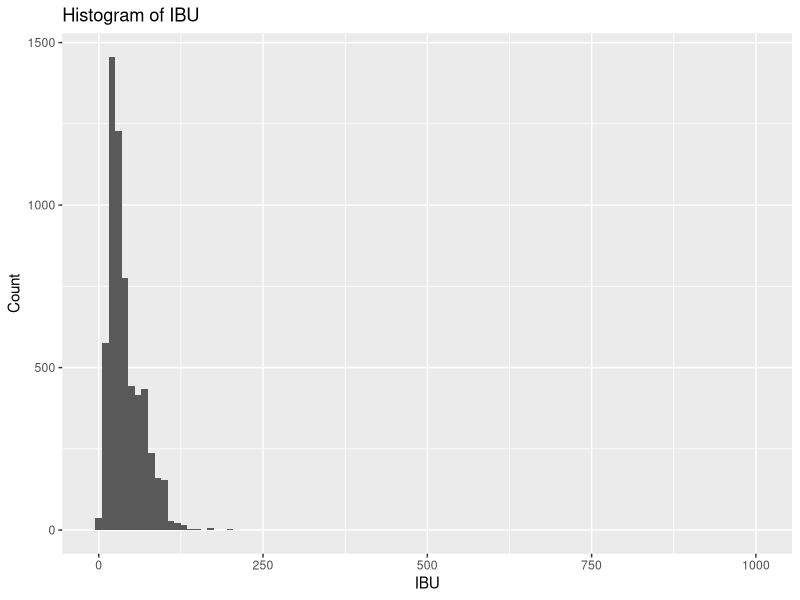
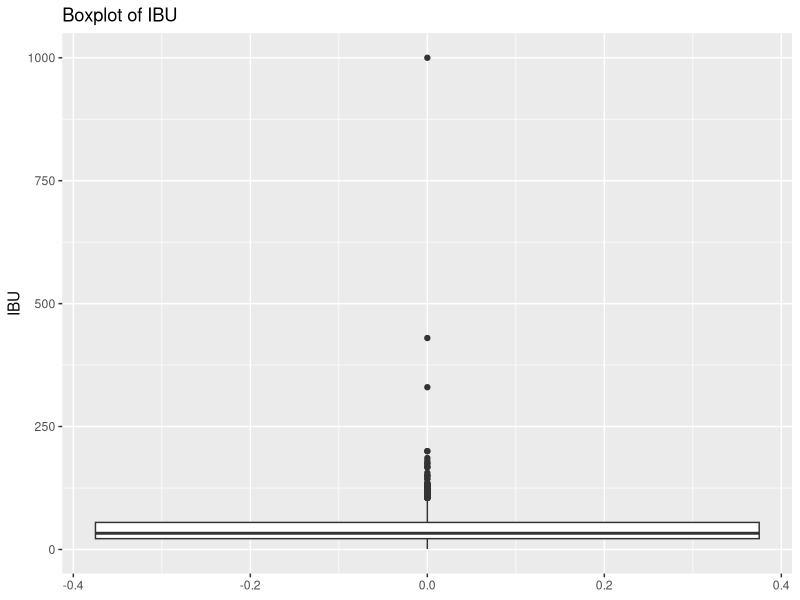
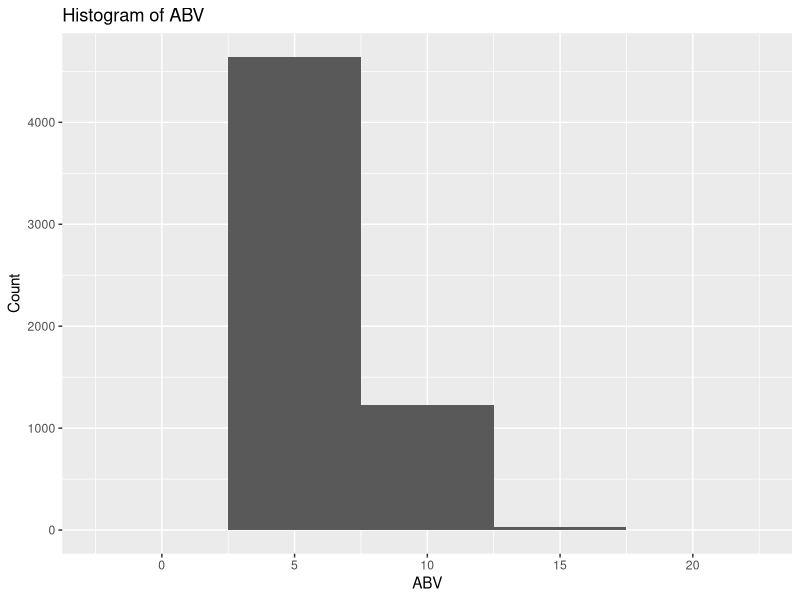
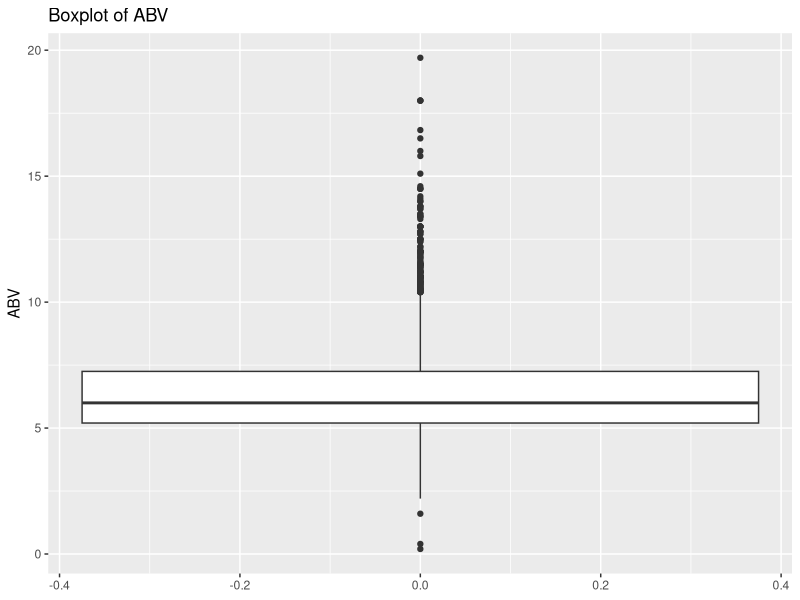
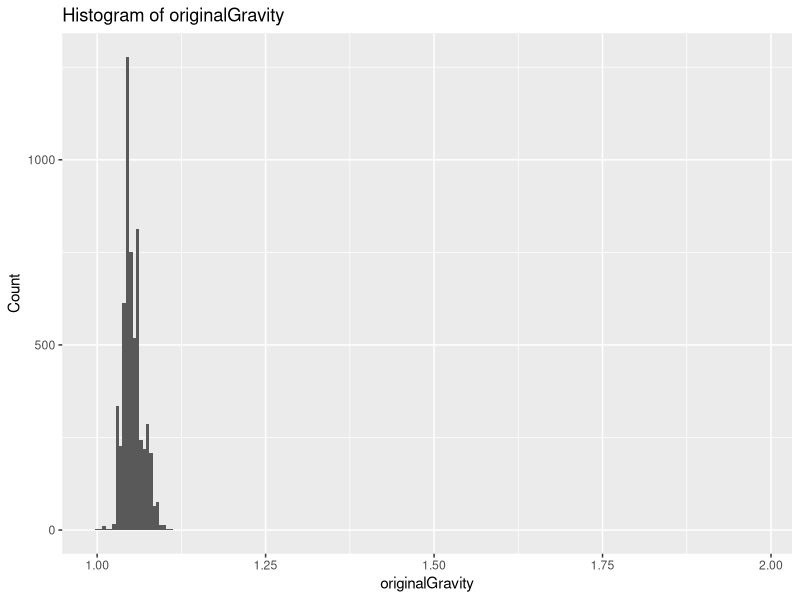
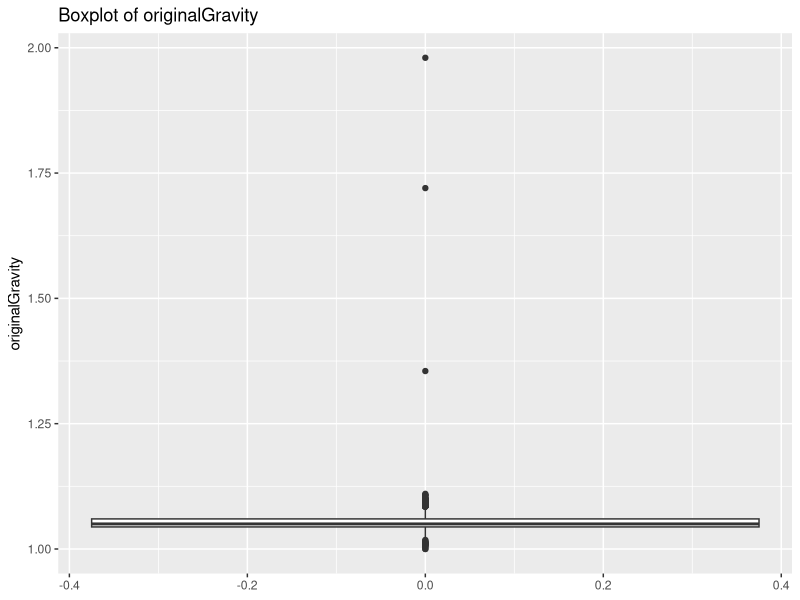
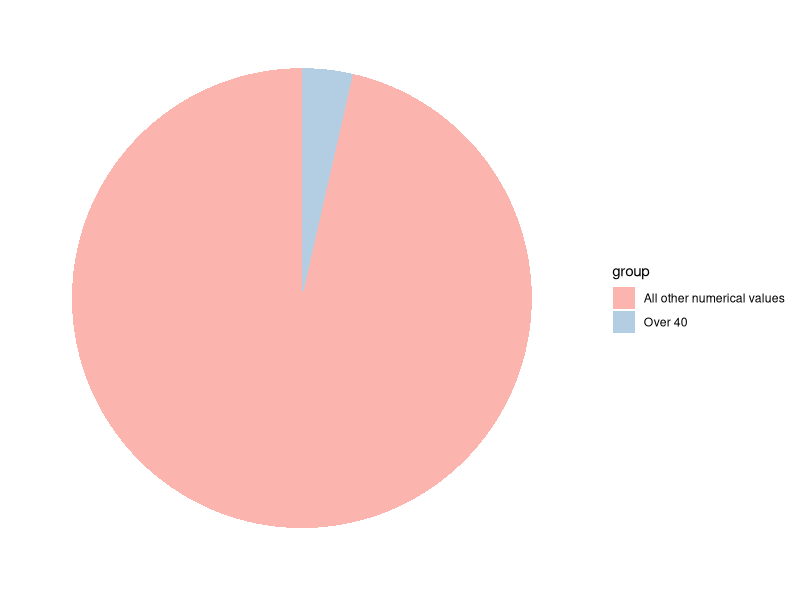
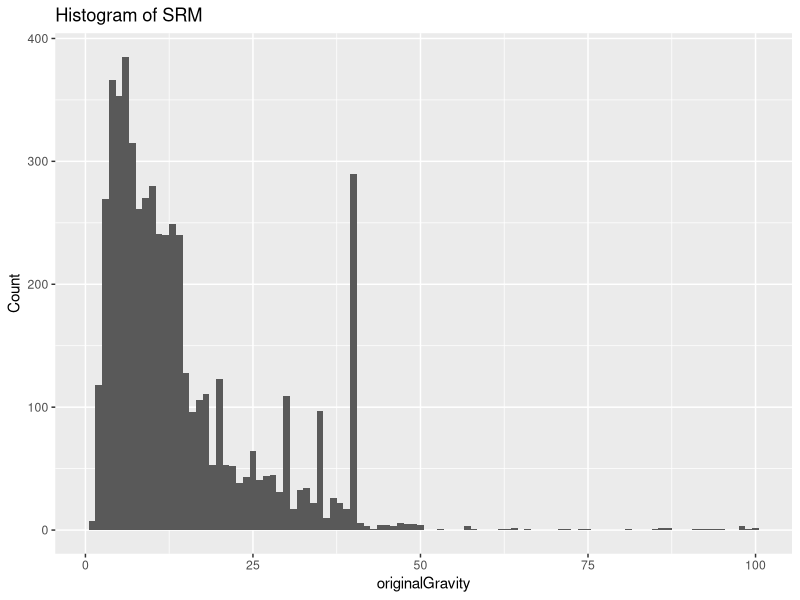

Source code (R) for these figures, in order:
## ---- chunk 1
library(tidyverse)
library(ggplot2)
library(RColorBrewer)
library(gridExtra)
library(GGally)
## ---- chunk 2
blank_theme <- theme_minimal()+
  theme(
  axis.title.x = element_blank(),
  axis.title.y = element_blank(),
  panel.border = element_blank(),
  panel.grid=element_blank(),
  axis.ticks = element_blank(),
  plot.title=element_text(size=14, face="bold")
  )
## ---- chunk 3
beerdf = read.csv("beer_train.csv")
#head(beerdf)
View(beerdf)
dim(beerdf)
colnames(beerdf)
## ---- chunk 4
#table(beerdf$isOrganic)
beerdf$isOrganic[which(beerdf$isOrganic=="Y")] <- 1

beerdf$isOrganic[which(beerdf$isOrganic=="N")] <- 0

beerdf$isOrganic <- as.numeric(beerdf$isOrganic)

View(beerdf)
#table(beerdf$isOrganic)
## ---- chunk 5
# Number of missing data values in glass 
sum(beerdf$glass == "")
## ---- chunk 6
beerdf_new <- subset(beerdf, select = -c(available, description, glass, name, id))

View(beerdf_new)
dim(beerdf_new)
colnames(beerdf_new)
## ---- chunk 7
summary(beerdf_new)
typeof(beerdf_new)
## ---- chunk 8
# IBU Histogram
ggplot(data = beerdf_new, aes(x = ibu)) +
  geom_histogram(binwidth = 10) +
  labs(title = "Histogram of IBU", x = "IBU", y = "Count") + 
  scale_color_brewer(palette = "Pastel1")
## ---- chunk 9
# Observing Outliers visullay for IBU using Bolxplot
ggplot(data = beerdf_new, aes(y = ibu)) +
  geom_boxplot() +
  labs(title = "Boxplot of IBU", y = "IBU") + 
  scale_color_brewer(palette = "Pastel1")
## ---- chunk 10
# Constructing our upper and lowerbounds
Q1 <- quantile(beerdf_new$ibu, 0.25)
Q3 <- quantile(beerdf_new$ibu, 0.75)
IQR <- Q3 - Q1

lower_bound <- Q1 - 1.5 * IQR
upper_bound <- Q3 + 1.5 * IQR

# Identifying our outliers
outliers <- beerdf_new$ibu[beerdf_new$ibu < lower_bound | beerdf_new$ibu > upper_bound]
print(outliers)
length(outliers)
## ---- chunk 11
beerdf_new <- beerdf_new[beerdf_new$ibu >= lower_bound & beerdf_new$ibu <= upper_bound, ]
dim(beerdf_new)
## ---- chunk 12
# ABV Histogram
ggplot(data = beerdf_new, aes(x = abv)) +
  geom_histogram(binwidth = 5) +
  labs(title = "Histogram of ABV", x = "ABV", y = "Count") + 
  scale_color_brewer(palette = "Pastel1")
## ---- chunk 13
# Observing Outliers visullay for ABV using Bolxplot
ggplot(data = beerdf_new, aes(y = abv)) +
  geom_boxplot() +
  labs(title = "Boxplot of ABV", y = "ABV") + 
  scale_color_brewer(palette = "Pastel1")
## ---- chunk 14
# ABV
# Constructing our upper and lowerbounds
abv_Q1 <- quantile(beerdf_new$abv, 0.25)
abv_Q3 <- quantile(beerdf_new$abv, 0.75)
abv_IQR <- abv_Q3 - abv_Q1

abv_lower_bound <- abv_Q1 - 1.5 * abv_IQR
abv_upper_bound <- abv_Q3 + 1.5 * abv_IQR

# Identifying our outliers
abv_outliers <- beerdf_new$abv[beerdf_new$abv < abv_lower_bound | beerdf_new$abv > abv_upper_bound]
print(abv_outliers)
length(abv_outliers) 
## ---- chunk 15
# Creating a new data set that has no outliers
cleaned_data <- beerdf_new[beerdf_new$abv >= abv_lower_bound & beerdf_new$abv <= abv_upper_bound, ]
dim(cleaned_data)
## ---- chunk 16
# OiginalGravity Histogram
ggplot(data = cleaned_data, aes(x = originalGravity)) +
  geom_histogram(binwidth = .005) +
  labs(title = "Histogram of originalGravity", x = "originalGravity", y = "Count") + 
  scale_color_brewer(palette = "Pastel1")

# Observing Outliers visullay for originalGravity using Bolxplot
ggplot(data = cleaned_data, aes(y = originalGravity)) +
  geom_boxplot() +
  labs(title = "Boxplot of originalGravity", y = "originalGravity") + 
  scale_color_brewer(palette = "Pastel1")
## ---- chunk 17
# Original Gravity
# Constructing our upper and lowerbounds
og_Q1 <- quantile(cleaned_data$originalGravity, 0.25)
og_Q3 <- quantile(cleaned_data$originalGravity, 0.75)
og_IQR <- og_Q3 - og_Q1

og_lower_bound <- og_Q1 - 1.5 * og_IQR
og_upper_bound <- og_Q3 + 1.5 * og_IQR

# Identifying our outliers
og_outliers <- cleaned_data$originalGravity[cleaned_data$originalGravity < og_lower_bound | cleaned_data$originalGravity > og_upper_bound]
print(og_outliers)
length(og_outliers) 

# Further cleaning our data set to remove original Gravity outliers
cleaned_data <- cleaned_data[cleaned_data$originalGravity >= og_lower_bound & cleaned_data$originalGravity <= og_upper_bound, ]
dim(cleaned_data)
## ---- chunk 18
srmover40 <- sum(beerdf_new$srm == "Over 40")
srmothernums <- sum(beerdf_new$srm != "Over 40")

srmcategcounts <- data.frame(
  group = c("Over 40", "All other numerical values"),
  value = c(srmover40, srmothernums)
  )

ggplot(srmcategcounts, aes(x="", y=value, fill=group)) +
  geom_bar(width = 1, stat = "identity") + coord_polar("y") +
  scale_fill_brewer(palette = "Pastel1") + blank_theme + theme(axis.text.x=element_blank())
## ---- chunk 19
# Removing values 'Over 40'
data_clean <- cleaned_data %>%
  filter(!grepl("Over 40", srm))
dim(data_clean)
## ---- chunk 20
# Converting Character values to Numerics
str(data_clean$srm)

data_clean$srm <- unlist(data_clean$srm)
data_clean$srm <- as.numeric(as.character(data_clean$srm))

str(data_clean$srm)
## ---- chunk 21
# SRM Histogram
ggplot(data = data_clean, aes(x = srm)) +
  geom_histogram(binwidth = 1) +
  labs(title = "Histogram of SRM", x = "originalGravity", y = "Count") +
  scale_color_brewer(palette = "Pastel1")

# Observing Outliers visullay for SRM using Bolxplot
ggplot(data = data_clean, aes(y = srm)) +
  geom_boxplot() +
  labs(title = "Boxplot of SRM", y = "SRM") +
  scale_color_brewer(palette = "Pastel1")
## ---- chunk 22
# SRM
# Constructing our upper and lowerbounds
srm_Q1 <- quantile(data_clean$srm, 0.25)
srm_Q3 <- quantile(data_clean$srm, 0.75)
srm_IQR <- srm_Q3 - srm_Q1

srm_lower_bound <- srm_Q1 - 1.5 * srm_IQR
srm_upper_bound <- srm_Q3 + 1.5 * srm_IQR

# Identifying our outliers
srm_outliers <- data_clean$srm[data_clean$srm < srm_lower_bound | data_clean$srm > srm_upper_bound]
print(srm_outliers)
length(srm_outliers) 

# Further cleaning our data set to remove SRM outliers
data_clean <- data_clean[data_clean$srm >= srm_lower_bound & data_clean$srm <= srm_upper_bound, ]
dim(data_clean)
## ---- chunk 23
sp1_new <- ggplot(beerdf_new, aes(x = abv, y = ibu, color = factor(isOrganic))) +
  geom_point(size = 1) +
  labs(title = "IBU vs ABV (beerdf_new)", x = "Alcohol by Volume (ABV)", y = "Bitterness (IBU)", color = "Is Organic") + 
  scale_color_brewer(palette = "Pastel1")
sp2_new <- ggplot(beerdf_new, aes(x = originalGravity, y = ibu, color = factor(isOrganic))) +
  geom_point(size = 1) +
  labs(title = "IBU vs Original Gravity (beerdf_new)", x = "Original Gravity", y = "Bitterness (IBU)", color = "Is Organic") + 
  scale_color_brewer(palette = "Pastel1")
sp3_new <- ggplot(beerdf_new, aes(x = srm, y = ibu, color = factor(isOrganic))) +
  geom_point(size = 1) +
  labs(title = "IBU vs SRM (beerdf_new)", x = "SRM (Beer Color)", y = "Bitterness (IBU)", color = "Is Organic") + 
  scale_color_brewer(palette = "Pastel1")
sp4_new <- ggplot(beerdf_new, aes(x = abv, y = srm, color = factor(isOrganic))) +
  geom_point(size = 1) +
  labs(title = "SRM vs ABV (beerdf_new)", x = "Alcohol by Volume (ABV)", y = "SRM (Beer Color)", color = "Is Organic") + 
  scale_color_brewer(palette = "Pastel1")
sp5_new <- ggplot(beerdf_new, aes(x = ibu, y = srm, color = factor(isOrganic))) +
  geom_point(size = 1) +
  labs(title = "SRM vs IBU (beerdf_new)", x = "Bitterness (IBU)", y = "SRM (Beer Color)", color = "Is Organic") + 
  scale_color_brewer(palette = "Pastel1")

# Display the plots for beerdf_new
grid.arrange(sp1_new, sp2_new, sp3_new, sp4_new, sp5_new, ncol = 2)

# Visualizations for data_clean
sp1_clean <- ggplot(data_clean, aes(x = abv, y = ibu, color = factor(isOrganic))) +
  geom_point(size = 1) +
  labs(title = "IBU vs ABV (data_clean)", x = "Alcohol by Volume (ABV)", y = "Bitterness (IBU)", color = "Is Organic") + 
  scale_color_brewer(palette = "Pastel1")
sp2_clean <- ggplot(data_clean, aes(x = originalGravity, y = ibu, color = factor(isOrganic))) +
  geom_point(size = 1) +
  labs(title = "IBU vs Original Gravity (data_clean)", x = "Original Gravity", y = "Bitterness (IBU)", color = "Is Organic") + 
  scale_color_brewer(palette = "Pastel1")
sp3_clean <- ggplot(data_clean, aes(x = srm, y = ibu, color = factor(isOrganic))) +
  geom_point(size = 1) +
  labs(title = "IBU vs SRM (data_clean)", x = "SRM (Beer Color)", y = "Bitterness (IBU)", color = "Is Organic") + 
  scale_color_brewer(palette = "Pastel1")
sp4_clean <- ggplot(data_clean, aes(x = abv, y = srm, color = factor(isOrganic))) +
  geom_point(size = 1) +
  labs(title = "SRM vs ABV (data_clean)", x = "Alcohol by Volume (ABV)", y = "SRM (Beer Color)", color = "Is Organic") + 
  scale_color_brewer(palette = "Pastel1")
sp5_clean <- ggplot(data_clean, aes(x = ibu, y = srm, color = factor(isOrganic))) +
  geom_point(size = 1) +
  labs(title = "SRM vs IBU (data_clean)", x = "Bitterness (IBU)", y = "SRM (Beer Color)", color = "Is Organic") + 
  scale_color_brewer(palette = "Pastel1")

# Display the plots for data_clean
grid.arrange(sp1_clean, sp2_clean, sp3_clean, sp4_clean, sp5_clean, ncol = 2)
## ---- chunk 24
ggpairs(data_clean) + scale_color_brewer(palette = "Pastel1")
## ---- chunk 25
fullmodel <- lm(ibu ~ ., data = data_clean)
summary((fullmodel))
## ---- chunk 26
nullmodel <- lm(ibu ~ 1, data = data_clean)
stepmodel1 <- step(nullmodel, scope = list(lower = nullmodel, upper = fullmodel), direction = "both",test="F")
summary(stepmodel1)
## ---- chunk 27
stepmodel2 <- step(fullmodel, scope = list(lower = nullmodel, upper = fullmodel), direction = "both",test="F")
summary(stepmodel2)
